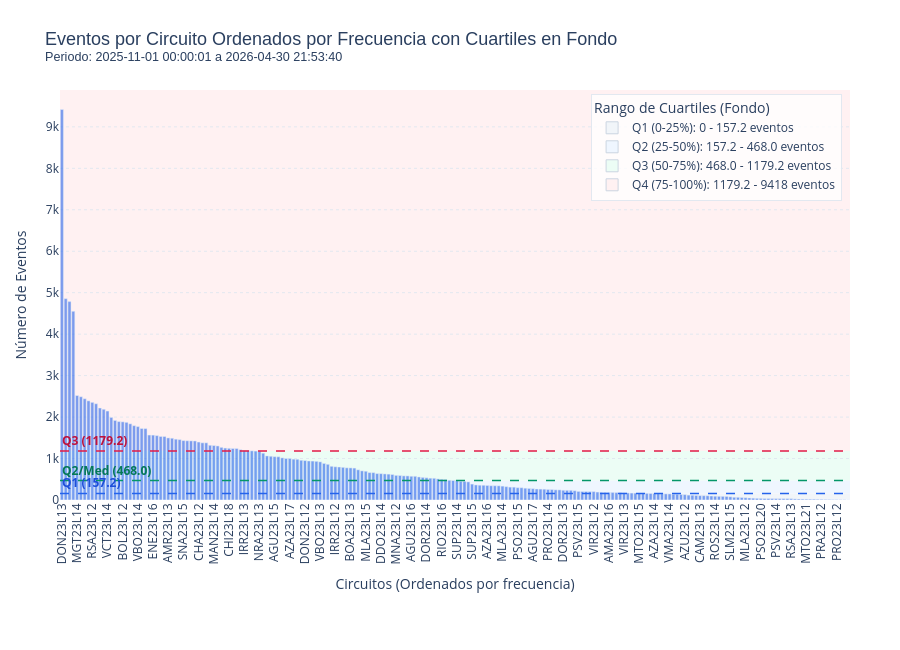

The notebook cell this image was saved under:
### Markdown cell above
## 2.1 Circuit Histograms: number of events and UITI

### Code cell
from chec_local_interpreter.plotting import plot_interactive_circuit_events

# =======================================================
# EJEMPLOS DE USO:
# =======================================================

# 1. Utilizar todo el intervalo de datos (sin filtrar)
fig = plot_interactive_circuit_events(raw_df)
fig.show()

# 2. Utilizar un intervalo de fechas específico
#fig = plot_interactive_circuit_events(raw_df, start_date='2025-11-01 00:00:01', end_date='2025-12-01 00:00:01')
#fig.show()

### Figure 1 — Plotly figure (JSON) as saved in the notebook; plotly's stock layout.template omitted (floating-point values rounded to 4 significant figures; data arrays with more than 128 entries replaced by an {"elided": "..."} marker saying what was removed)
{"data": [{"marker": {"color": "rgba(37, 99, 235, 0.6)"}, "name": "Eventos", "showlegend": false, "type": "bar", "x": {"elided": "208 str values"}, "y": {"elided": "208 int values"}}, {"marker": {"color": "#f1f5f9", "line": {"color": "#cbd5e1", "width": 1}, "size": 12, "symbol": "square"}, "mode": "markers", "name": "Q1 (0-25%): 0 - 157.2 eventos", "type": "scatter", "x": [null], "y": [null]}, {"marker": {"color": "#eff6ff", "line": {"color": "#cbd5e1", "width": 1}, "size": 12, "symbol": "square"}, "mode": "markers", "name": "Q2 (25-50%): 157.2 - 468.0 eventos", "type": "scatter", "x": [null], "y": [null]}, {"marker": {"color": "#ecfdf5", "line": {"color": "#cbd5e1", "width": 1}, "size": 12, "symbol": "square"}, "mode": "markers", "name": "Q3 (50-75%): 468.0 - 1179.2 eventos", "type": "scatter", "x": [null], "y": [null]}, {"marker": {"color": "#fff1f2", "line": {"color": "#cbd5e1", "width": 1}, "size": 12, "symbol": "square"}, "mode": "markers", "name": "Q4 (75-100%): 1179.2 - 9418 eventos", "type": "scatter", "x": [null], "y": [null]}], "layout": {"annotations": [{"font": {"color": "#1d4ed8"}, "showarrow": false, "text": "<b>Q1 (157.2)</b>", "x": 0, "xanchor": "left", "xref": "x domain", "y": 157.2, "yanchor": "bottom", "yref": "y"}, {"font": {"color": "#047857"}, "showarrow": false, "text": "<b>Q2/Med (468.0)</b>", "x": 0, "xanchor": "left", "xref": "x domain", "y": 468, "yanchor": "bottom", "yref": "y"}, {"font": {"color": "#be123c"}, "showarrow": false, "text": "<b>Q3 (1179.2)</b>", "x": 0, "xanchor": "left", "xref": "x domain", "y": 1179.0, "yanchor": "bottom", "yref": "y"}], "height": 650, "hovermode": "x unified", "legend": {"bgcolor": "rgba(255, 255, 255, 0.8)", "bordercolor": "#e2e8f0", "borderwidth": 1, "title": {"text": "Rango de Cuartiles (Fondo)"}, "x": 0.99, "xanchor": "right", "y": 0.99, "yanchor": "top"}, "margin": {"b": 150, "l": 60, "r": 50, "t": 90}, "paper_bgcolor": "#ffffff", "plot_bgcolor": "rgba(0,0,0,0)", "shapes": [{"fillcolor": "#f1f5f9", "layer": "below", "line": {"width": 0}, "opacity": 1, "type": "rect", "x0": 0, "x1": 1, "xref": "x domain", "y0": 0, "y1": 157.2, "yref": "y"}, {"fillcolor": "#eff6ff", "layer": "below", "line": {"width": 0}, "opacity": 1, "type": "rect", "x0": 0, "x1": 1, "xref": "x domain", "y0": 157.2, "y1": 468, "yref": "y"}, {"fillcolor": "#ecfdf5", "layer": "below", "line": {"width": 0}, "opacity": 1, "type": "rect", "x0": 0, "x1": 1, "xref": "x domain", "y0": 468, "y1": 1179.0, "yref": "y"}, {"fillcolor": "#fff1f2", "layer": "below", "line": {"width": 0}, "opacity": 1, "type": "rect", "x0": 0, "x1": 1, "xref": "x domain", "y0": 1179.0, "y1": 9889.0, "yref": "y"}, {"line": {"color": "#2563eb", "dash": "dash", "width": 1.5}, "type": "line", "x0": 0, "x1": 1, "xref": "x domain", "y0": 157.2, "y1": 157.2, "yref": "y"}, {"line": {"color": "#059669", "dash": "dash", "width": 1.5}, "type": "line", "x0": 0, "x1": 1, "xref": "x domain", "y0": 468, "y1": 468, "yref": "y"}, {"line": {"color": "#e11d48", "dash": "dash", "width": 1.5}, "type": "line", "x0": 0, "x1": 1, "xref": "x domain", "y0": 1179.0, "y1": 1179.0, "yref": "y"}], "title": {"font": {"family": "Arial, sans-serif", "size": 18}, "text": "Eventos por Circuito Ordenados por Frecuencia con Cuartiles en Fondo<br><sup>Periodo: 2025-11-01 00:00:01 a 2026-04-30 21:53:40</sup>"}, "xaxis": {"range": [-0.5, 207.5], "showgrid": false, "tickangle": -90, "title": {"text": "Circuitos (Ordenados por frecuencia)"}}, "yaxis": {"gridcolor": "#e2e8f0", "griddash": "dot", "gridwidth": 1, "range": [0, 9889.0], "showgrid": true, "title": {"text": "Número de Eventos"}}}}
